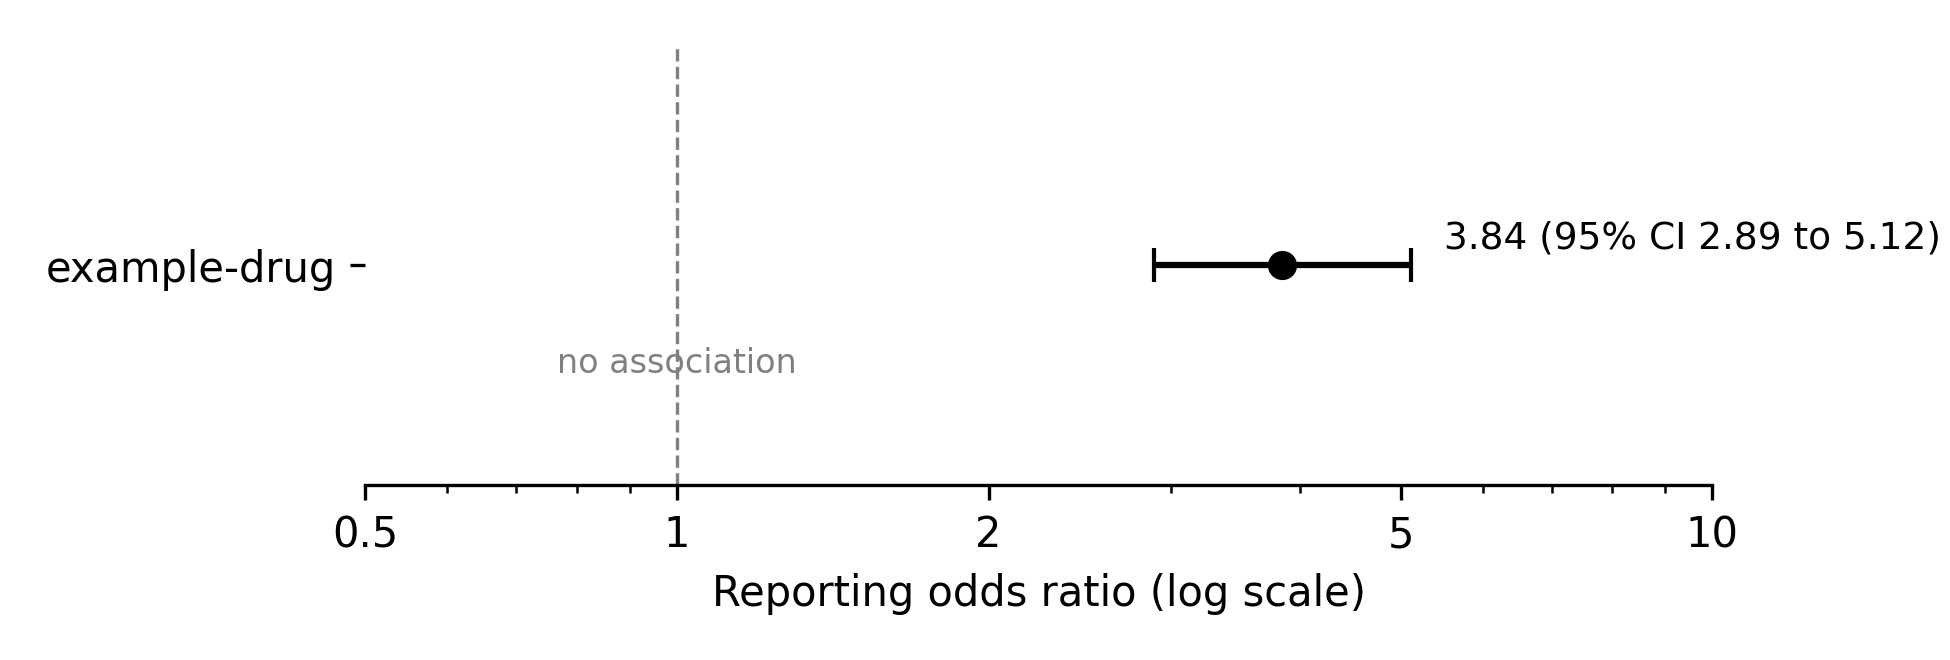

Source code (Python):
"""Figure 1 — the reporting odds ratio and its interval.

Every value drawn here is read from the results file. The only numbers written into this
script are layout, which is what the source check is built to tell apart.

`svg.fonttype = "none"` matters: matplotlib otherwise converts text to paths, and a figure
with no text layer is a figure the gate cannot read.
"""

from __future__ import annotations

import json
from pathlib import Path

import matplotlib

matplotlib.use("Agg")
import matplotlib.pyplot as plt  # noqa: E402

ROOT = Path(__file__).resolve().parent.parent
RESULTS = ROOT / "results" / "01_disproportionality.json"
OUT = Path(__file__).with_suffix(".svg")

plt.rcParams["svg.fonttype"] = "none"
# A fixed salt makes matplotlib's generated element ids reproducible. The toolkit
# normalises them anyway, but a byte-identical rebuild is worth having on its own.
plt.rcParams["svg.hashsalt"] = "manuscript-guard-example"


def main() -> None:
    values = json.loads(RESULTS.read_text(encoding="utf-8"))["values"]
    point = values["ror.point"]
    low = values["ror.ci_low"]
    high = values["ror.ci_high"]

    estimate = float(point["value"])
    lower = float(low["value"])
    upper = float(high["value"])

    fig, ax = plt.subplots(figsize=(6.5, 2.2))
    ax.errorbar(
        [estimate],
        [0],
        xerr=[[estimate - lower], [upper - estimate]],
        fmt="o",
        color="black",
        capsize=4,
        markersize=6,
    )
    ax.axvline(1, linestyle="--", color="grey", linewidth=0.8)

    ax.set_xscale("log")
    ax.set_xlim(0.5, 10)
    ax.set_xticks([0.5, 1, 2, 5, 10])
    ax.set_xticklabels(["0.5", "1", "2", "5", "10"])
    ax.set_yticks([0])
    ax.set_yticklabels(["example-drug"])
    ax.set_xlabel("Reporting odds ratio (log scale)")

    # The annotation is built from the results, never typed. "95% CI" is a writing
    # convention and passes the source check as one; the values beside it are bindings.
    label = f"{point['display']} (95% CI {low['display']} to {high['display']})"
    ax.annotate(label, xy=(upper, 0), xytext=(8, 4), textcoords="offset points", fontsize=9)

    # The null line was drawn but never named, which the first review picked up.
    ax.annotate(
        "no association",
        xy=(1, 0),
        xytext=(0, -26),
        textcoords="offset points",
        ha="center",
        fontsize=8,
        color="grey",
    )

    ax.spines[["top", "right", "left"]].set_visible(False)
    fig.tight_layout()
    # No render timestamp: it is not part of the figure, and it would make every rebuild
    # look like a change to anything hashing the file.
    fig.savefig(OUT, format="svg", metadata={"Date": None})
    # A raster alongside the vector: journals ask for one, and it is what a reviewer
    # actually looks at. Both are the same figure, so they share one review record.
    fig.savefig(OUT.with_suffix(".png"), format="png", dpi=300)
    plt.close(fig)
    print(f"wrote {OUT}")


if __name__ == "__main__":
    main()
